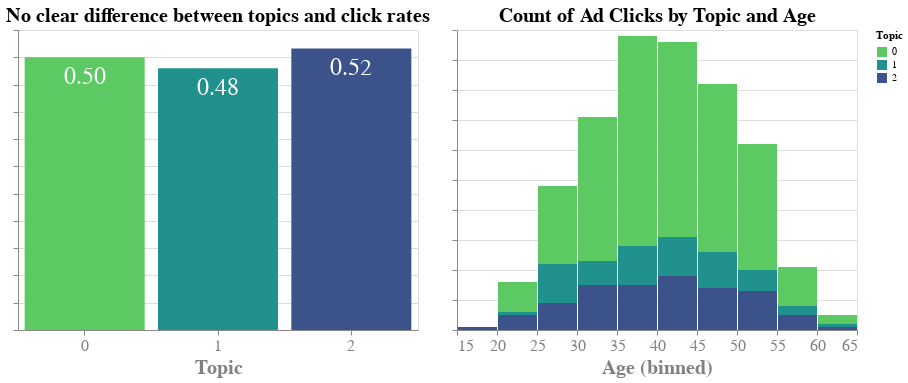

Write notebook code for a chart like this one.
### Markdown cell above
### Topics and click rate

### Code cell
base = (alt.Chart(df, width=400).mark_bar()
 .encode(
     x=alt.X('Topic:N', axis=alt.Axis(labelAngle=0,
                                        labelFontSize=16,
                                        titleFontSize=20,
                                        labelColor='gray',
                                        titleColor='gray')),
     y=alt.Y('mean(Clicked on Ad)', axis=alt.Axis(labels=False, title='')))
 
 .properties(title='No clear difference between topics and click rates'))


bars = base.encode(color=alt.Color('Topic:N', 
                         scale=alt.Scale(scheme='viridis', reverse=True)))

text = base.mark_text(
    align='center',
    baseline='middle',
    dy=20,
    color='white',
    size=24
).encode(
    text=alt.Text('mean(Clicked on Ad):O', format=('.2f'))
)

topic_age = (alt.Chart(df[df['Clicked on Ad']==True], width=400).mark_bar()
 .encode(
     x=alt.X('Age:Q', bin=True, axis=alt.Axis(labelAngle=0,
                                        labelFontSize=16,
                                        titleFontSize=20,
                                        labelColor='gray',
                                        titleColor='gray')),
     y=alt.Y('count()', axis=alt.Axis(labels=False, title='')),
     color=alt.Color('Topic:N', 
                         scale=alt.Scale(scheme='viridis', reverse=True)))
 
 .properties(title='Count of Ad Clicks by Topic and Age'))



((bars + text ) | topic_age).configure_title(fontSize=20)

### Figure 1 — Vega-Lite specification as saved in the notebook (floating-point values rounded to 4 significant figures; data arrays with more than 128 entries replaced by an {"elided": "..."} marker saying what was removed)
{"config": {"view": {"continuousWidth": 400, "continuousHeight": 300}, "title": {"fontSize": 20}}, "hconcat": [{"layer": [{"mark": "bar", "encoding": {"color": {"type": "nominal", "field": "Topic", "scale": {"reverse": true, "scheme": "viridis"}}, "x": {"type": "nominal", "axis": {"labelAngle": 0, "labelColor": "gray", "labelFontSize": 16, "titleColor": "gray", "titleFontSize": 20}, "field": "Topic"}, "y": {"type": "quantitative", "aggregate": "mean", "axis": {"labels": false, "title": ""}, "field": "Clicked on Ad"}}, "title": "No clear difference between topics and click rates", "width": 400}, {"mark": {"type": "text", "align": "center", "baseline": "middle", "color": "white", "dy": 20, "size": 24}, "encoding": {"text": {"type": "ordinal", "aggregate": "mean", "field": "Clicked on Ad", "format": ".2f"}, "x": {"type": "nominal", "axis": {"labelAngle": 0, "labelColor": "gray", "labelFontSize": 16, "titleColor": "gray", "titleFontSize": 20}, "field": "Topic"}, "y": {"type": "quantitative", "aggregate": "mean", "axis": {"labels": false, "title": ""}, "field": "Clicked on Ad"}}, "title": "No clear difference between topics and click rates", "width": 400}], "data": {"name": "data-324c4ab7cdcd05f810a76919777fa582"}}, {"data": {"name": "data-7ead728ebb682e5dab14a84dadad0a20"}, "mark": "bar", "encoding": {"color": {"type": "nominal", "field": "Topic", "scale": {"reverse": true, "scheme": "viridis"}}, "x": {"type": "quantitative", "axis": {"labelAngle": 0, "labelColor": "gray", "labelFontSize": 16, "titleColor": "gray", "titleFontSize": 20}, "bin": true, "field": "Age"}, "y": {"type": "quantitative", "aggregate": "count", "axis": {"labels": false, "title": ""}}}, "title": "Count of Ad Clicks by Topic and Age", "width": 400}], "$schema": "https://vega.github.io/schema/vega-lite/v4.8.1.json", "datasets": {"data-324c4ab7cdcd05f810a76919777fa582": {"elided": "1000 records"}, "data-7ead728ebb682e5dab14a84dadad0a20": {"elided": "500 records"}}}
